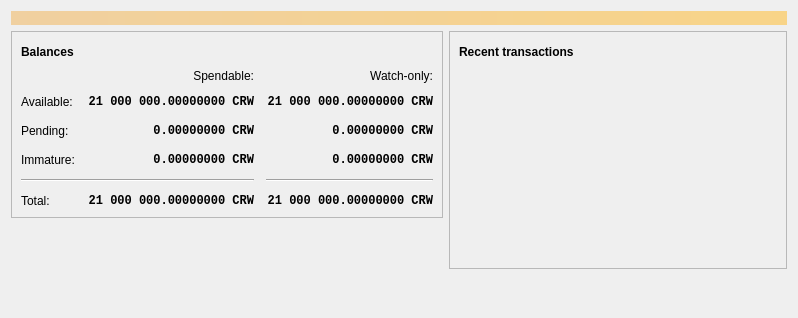
<?xml version="1.0" encoding="UTF-8"?>
<ui version="4.0">
 <class>OverviewPage</class>
 <widget class="QWidget" name="OverviewPage">
  <property name="geometry">
   <rect>
    <x>0</x>
    <y>0</y>
    <width>798</width>
    <height>318</height>
   </rect>
  </property>
  <property name="windowTitle">
   <string>Form</string>
  </property>
  <layout class="QVBoxLayout" name="topLayout">
   <item>
    <widget class="QLabel" name="labelAlerts">
     <property name="visible">
      <bool>false</bool>
     </property>
     <property name="styleSheet">
      <string notr="true">QLabel { background-color: qlineargradient(x1: 0, y1: 0, x2: 1, y2: 0, stop:0 #F0D0A0, stop:1 #F8D488); color:#000000; }</string>
     </property>
     <property name="wordWrap">
      <bool>true</bool>
     </property>
     <property name="margin">
      <number>3</number>
     </property>
     <property name="textInteractionFlags">
      <set>Qt::TextSelectableByMouse</set>
     </property>
    </widget>
   </item>
   <item>
    <layout class="QHBoxLayout" name="horizontalLayout" stretch="1,1">
     <item>
      <layout class="QVBoxLayout" name="verticalLayout_2">
       <item>
        <widget class="QFrame" name="frame">
         <property name="frameShape">
          <enum>QFrame::StyledPanel</enum>
         </property>
         <property name="frameShadow">
          <enum>QFrame::Raised</enum>
         </property>
         <layout class="QVBoxLayout" name="verticalLayout_4">
          <item>
           <layout class="QHBoxLayout" name="horizontalLayout_4">
            <item>
             <widget class="QLabel" name="label_5">
              <property name="font">
               <font>
                <weight>75</weight>
                <bold>true</bold>
               </font>
              </property>
              <property name="text">
               <string>Balances</string>
              </property>
             </widget>
            </item>
            <item>
             <widget class="QPushButton" name="labelWalletStatus">
              <property name="enabled">
               <bool>true</bool>
              </property>
              <property name="maximumSize">
               <size>
                <width>30</width>
                <height>16777215</height>
               </size>
              </property>
              <property name="toolTip">
               <string>The displayed information may be out of date. Your wallet automatically synchronizes with the Bitcoin network after a connection is established, but this process has not completed yet.</string>
              </property>
              <property name="text">
               <string/>
              </property>
              <property name="icon">
               <iconset resource="../bitcoin.qrc">
                <normaloff>:/icons/warning</normaloff>
                <disabledoff>:/icons/warning</disabledoff>:/icons/warning</iconset>
              </property>
              <property name="iconSize">
               <size>
                <width>24</width>
                <height>24</height>
               </size>
              </property>
              <property name="flat">
               <bool>true</bool>
              </property>
             </widget>
            </item>
            <item>
             <spacer name="horizontalSpacer_3">
              <property name="orientation">
               <enum>Qt::Horizontal</enum>
              </property>
              <property name="sizeHint" stdset="0">
               <size>
                <width>40</width>
                <height>20</height>
               </size>
              </property>
             </spacer>
            </item>
           </layout>
          </item>
          <item>
           <layout class="QGridLayout" name="gridLayout">
            <property name="spacing">
             <number>12</number>
            </property>
            <item row="2" column="2">
             <widget class="QLabel" name="labelWatchPending">
              <property name="font">
               <font>
                <family>Monospace</family>
                <weight>75</weight>
                <bold>true</bold>
               </font>
              </property>
              <property name="cursor">
               <cursorShape>IBeamCursor</cursorShape>
              </property>
              <property name="toolTip">
               <string>Unconfirmed transactions to watch-only addresses</string>
              </property>
              <property name="text">
               <string notr="true">0.00000000 CRW</string>
              </property>
              <property name="alignment">
               <set>Qt::AlignRight|Qt::AlignTrailing|Qt::AlignVCenter</set>
              </property>
              <property name="textInteractionFlags">
               <set>Qt::LinksAccessibleByMouse|Qt::TextSelectableByKeyboard|Qt::TextSelectableByMouse</set>
              </property>
             </widget>
            </item>
            <item row="2" column="1">
             <widget class="QLabel" name="labelUnconfirmed">
              <property name="font">
               <font>
                <family>Monospace</family>
                <weight>75</weight>
                <bold>true</bold>
               </font>
              </property>
              <property name="cursor">
               <cursorShape>IBeamCursor</cursorShape>
              </property>
              <property name="toolTip">
               <string>Total of transactions that have yet to be confirmed, and do not yet count toward the spendable balance</string>
              </property>
              <property name="text">
               <string notr="true">0.00000000 CRW</string>
              </property>
              <property name="alignment">
               <set>Qt::AlignRight|Qt::AlignTrailing|Qt::AlignVCenter</set>
              </property>
              <property name="textInteractionFlags">
               <set>Qt::LinksAccessibleByMouse|Qt::TextSelectableByKeyboard|Qt::TextSelectableByMouse</set>
              </property>
             </widget>
            </item>
            <item row="3" column="2">
             <widget class="QLabel" name="labelWatchImmature">
              <property name="font">
               <font>
                <family>Monospace</family>
                <weight>75</weight>
                <bold>true</bold>
               </font>
              </property>
              <property name="cursor">
               <cursorShape>IBeamCursor</cursorShape>
              </property>
              <property name="toolTip">
               <string>Mined balance in watch-only addresses that has not yet matured</string>
              </property>
              <property name="text">
               <string notr="true">0.00000000 CRW</string>
              </property>
              <property name="alignment">
               <set>Qt::AlignRight|Qt::AlignTrailing|Qt::AlignVCenter</set>
              </property>
              <property name="textInteractionFlags">
               <set>Qt::LinksAccessibleByMouse|Qt::TextSelectableByKeyboard|Qt::TextSelectableByMouse</set>
              </property>
             </widget>
            </item>
            <item row="4" column="0" colspan="2">
             <widget class="Line" name="line">
              <property name="orientation">
               <enum>Qt::Horizontal</enum>
              </property>
             </widget>
            </item>
            <item row="4" column="2">
             <widget class="Line" name="lineWatchBalance">
              <property name="sizePolicy">
               <sizepolicy hsizetype="Preferred" vsizetype="Fixed">
                <horstretch>0</horstretch>
                <verstretch>0</verstretch>
               </sizepolicy>
              </property>
              <property name="minimumSize">
               <size>
                <width>140</width>
                <height>0</height>
               </size>
              </property>
              <property name="orientation">
               <enum>Qt::Horizontal</enum>
              </property>
             </widget>
            </item>
            <item row="5" column="0">
             <widget class="QLabel" name="labelTotalText">
              <property name="text">
               <string>Total:</string>
              </property>
             </widget>
            </item>
            <item row="3" column="1">
             <widget class="QLabel" name="labelImmature">
              <property name="font">
               <font>
                <family>Monospace</family>
                <weight>75</weight>
                <bold>true</bold>
               </font>
              </property>
              <property name="cursor">
               <cursorShape>IBeamCursor</cursorShape>
              </property>
              <property name="toolTip">
               <string>Mined balance that has not yet matured</string>
              </property>
              <property name="text">
               <string notr="true">0.00000000 CRW</string>
              </property>
              <property name="alignment">
               <set>Qt::AlignRight|Qt::AlignTrailing|Qt::AlignVCenter</set>
              </property>
              <property name="textInteractionFlags">
               <set>Qt::LinksAccessibleByMouse|Qt::TextSelectableByKeyboard|Qt::TextSelectableByMouse</set>
              </property>
             </widget>
            </item>
            <item row="2" column="3">
             <spacer name="horizontalSpacer_2">
              <property name="orientation">
               <enum>Qt::Horizontal</enum>
              </property>
              <property name="sizeHint" stdset="0">
               <size>
                <width>40</width>
                <height>20</height>
               </size>
              </property>
             </spacer>
            </item>
            <item row="3" column="0">
             <widget class="QLabel" name="labelImmatureText">
              <property name="text">
               <string>Immature:</string>
              </property>
             </widget>
            </item>
            <item row="5" column="1">
             <widget class="QLabel" name="labelTotal">
              <property name="font">
               <font>
                <family>Monospace</family>
                <weight>75</weight>
                <bold>true</bold>
               </font>
              </property>
              <property name="cursor">
               <cursorShape>IBeamCursor</cursorShape>
              </property>
              <property name="toolTip">
               <string>Your current total balance</string>
              </property>
              <property name="text">
               <string notr="true">21 000 000.00000000 CRW</string>
              </property>
              <property name="alignment">
               <set>Qt::AlignRight|Qt::AlignTrailing|Qt::AlignVCenter</set>
              </property>
              <property name="textInteractionFlags">
               <set>Qt::LinksAccessibleByMouse|Qt::TextSelectableByKeyboard|Qt::TextSelectableByMouse</set>
              </property>
             </widget>
            </item>
            <item row="5" column="2">
             <widget class="QLabel" name="labelWatchTotal">
              <property name="font">
               <font>
                <family>Monospace</family>
                <weight>75</weight>
                <bold>true</bold>
               </font>
              </property>
              <property name="cursor">
               <cursorShape>IBeamCursor</cursorShape>
              </property>
              <property name="toolTip">
               <string>Current total balance in watch-only addresses</string>
              </property>
              <property name="text">
               <string notr="true">21 000 000.00000000 CRW</string>
              </property>
              <property name="alignment">
               <set>Qt::AlignRight|Qt::AlignTrailing|Qt::AlignVCenter</set>
              </property>
              <property name="textInteractionFlags">
               <set>Qt::LinksAccessibleByMouse|Qt::TextSelectableByKeyboard|Qt::TextSelectableByMouse</set>
              </property>
             </widget>
            </item>
            <item row="0" column="2">
             <widget class="QLabel" name="labelWatchonly">
              <property name="text">
               <string>Watch-only:</string>
              </property>
              <property name="alignment">
               <set>Qt::AlignRight|Qt::AlignTrailing|Qt::AlignVCenter</set>
              </property>
             </widget>
            </item>
            <item row="1" column="0">
             <widget class="QLabel" name="labelBalanceText">
              <property name="text">
               <string>Available:</string>
              </property>
             </widget>
            </item>
            <item row="1" column="1">
             <widget class="QLabel" name="labelBalance">
              <property name="font">
               <font>
                <family>Monospace</family>
                <weight>75</weight>
                <bold>true</bold>
               </font>
              </property>
              <property name="cursor">
               <cursorShape>IBeamCursor</cursorShape>
              </property>
              <property name="toolTip">
               <string>Your current spendable balance</string>
              </property>
              <property name="text">
               <string notr="true">21 000 000.00000000 CRW</string>
              </property>
              <property name="alignment">
               <set>Qt::AlignRight|Qt::AlignTrailing|Qt::AlignVCenter</set>
              </property>
              <property name="textInteractionFlags">
               <set>Qt::LinksAccessibleByMouse|Qt::TextSelectableByKeyboard|Qt::TextSelectableByMouse</set>
              </property>
             </widget>
            </item>
            <item row="1" column="2">
             <widget class="QLabel" name="labelWatchAvailable">
              <property name="font">
               <font>
                <family>Monospace</family>
                <weight>75</weight>
                <bold>true</bold>
               </font>
              </property>
              <property name="cursor">
               <cursorShape>IBeamCursor</cursorShape>
              </property>
              <property name="toolTip">
               <string>Your current balance in watch-only addresses</string>
              </property>
              <property name="text">
               <string notr="true">21 000 000.00000000 CRW</string>
              </property>
              <property name="alignment">
               <set>Qt::AlignRight|Qt::AlignTrailing|Qt::AlignVCenter</set>
              </property>
              <property name="textInteractionFlags">
               <set>Qt::LinksAccessibleByMouse|Qt::TextSelectableByKeyboard|Qt::TextSelectableByMouse</set>
              </property>
             </widget>
            </item>
            <item row="2" column="0">
             <widget class="QLabel" name="labelPendingText">
              <property name="text">
               <string>Pending:</string>
              </property>
             </widget>
            </item>
            <item row="0" column="1">
             <widget class="QLabel" name="labelSpendable">
              <property name="text">
               <string>Spendable:</string>
              </property>
              <property name="alignment">
               <set>Qt::AlignRight|Qt::AlignTrailing|Qt::AlignVCenter</set>
              </property>
             </widget>
            </item>
           </layout>
          </item>
         </layout>
        </widget>
       </item>
       <item>
        <spacer name="verticalSpacer">
         <property name="orientation">
          <enum>Qt::Vertical</enum>
         </property>
         <property name="sizeHint" stdset="0">
          <size>
           <width>20</width>
           <height>40</height>
          </size>
         </property>
        </spacer>
       </item>
      </layout>
     </item>
     <item>
      <layout class="QVBoxLayout" name="verticalLayout_3">
       <item>
        <widget class="QFrame" name="frame_2">
         <property name="frameShape">
          <enum>QFrame::StyledPanel</enum>
         </property>
         <property name="frameShadow">
          <enum>QFrame::Raised</enum>
         </property>
         <layout class="QVBoxLayout" name="verticalLayout">
          <item>
           <layout class="QHBoxLayout" name="horizontalLayout_2">
            <item>
             <widget class="QLabel" name="label_4">
              <property name="font">
               <font>
                <weight>75</weight>
                <bold>true</bold>
               </font>
              </property>
              <property name="text">
               <string>Recent transactions</string>
              </property>
             </widget>
            </item>
            <item>
             <widget class="QPushButton" name="labelTransactionsStatus">
              <property name="enabled">
               <bool>true</bool>
              </property>
              <property name="maximumSize">
               <size>
                <width>30</width>
                <height>16777215</height>
               </size>
              </property>
              <property name="toolTip">
               <string>The displayed information may be out of date. Your wallet automatically synchronizes with the Bitcoin network after a connection is established, but this process has not completed yet.</string>
              </property>
              <property name="text">
               <string/>
              </property>
              <property name="icon">
               <iconset resource="../bitcoin.qrc">
                <normaloff>:/icons/warning</normaloff>
                <disabledoff>:/icons/warning</disabledoff>:/icons/warning</iconset>
              </property>
              <property name="iconSize">
               <size>
                <width>24</width>
                <height>24</height>
               </size>
              </property>
              <property name="flat">
               <bool>true</bool>
              </property>
             </widget>
            </item>
            <item>
             <spacer name="horizontalSpacer">
              <property name="orientation">
               <enum>Qt::Horizontal</enum>
              </property>
              <property name="sizeHint" stdset="0">
               <size>
                <width>40</width>
                <height>20</height>
               </size>
              </property>
             </spacer>
            </item>
           </layout>
          </item>
          <item>
           <widget class="QListView" name="listTransactions">
            <property name="styleSheet">
             <string notr="true">QListView { background: transparent; }</string>
            </property>
            <property name="frameShape">
             <enum>QFrame::NoFrame</enum>
            </property>
            <property name="verticalScrollBarPolicy">
             <enum>Qt::ScrollBarAlwaysOff</enum>
            </property>
            <property name="horizontalScrollBarPolicy">
             <enum>Qt::ScrollBarAlwaysOff</enum>
            </property>
            <property name="selectionMode">
             <enum>QAbstractItemView::NoSelection</enum>
            </property>
           </widget>
          </item>
         </layout>
        </widget>
       </item>
       <item>
        <spacer name="verticalSpacer_2">
         <property name="orientation">
          <enum>Qt::Vertical</enum>
         </property>
         <property name="sizeHint" stdset="0">
          <size>
           <width>20</width>
           <height>40</height>
          </size>
         </property>
        </spacer>
       </item>
      </layout>
     </item>
    </layout>
   </item>
  </layout>
 </widget>
 <resources/>
 <connections/>
</ui>
